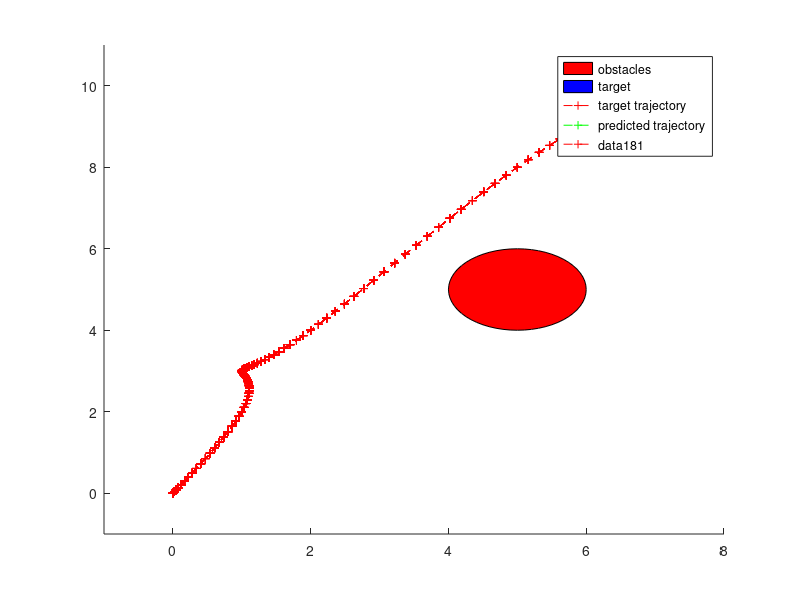

MATLAB code for this plot: (Note: this script raises an error after producing the figure.)
clc
clear all
close all

%%%%%%%%%%%%%%%%%%%% set parameters of the target simulation %%%%%%%%%%%%%%%%%%%%%%%%%%%%%

% set time and waypoint of the target trajectory

t = [0 2 4 6 8 10];
points = [0 0; 1 2; 1 3; 2 4; 5 8; 7 10];

%% set obstacles positions and radius

obspoints = [4 4;];
radius_obst = [2];

%% target circle shape

target_radius = 0.5;

%% predicted trajectory

horizon_predicted_trajectory = 10;

%%%%%%%%%%%%%%%%%%%%%%%%%%%%%%%%%%%%%%%%%%%%%%%%%%%%%%%%%%%%%%%%%%%%%%%%%%%%%%%%%%%%

x = points(:,1);
y = points(:,2);

tq = 0:0.1:10;
slope0 = 0;
slopeF = 0;

pos_x = spline(t,[slope0; x; slopeF],tq);
pos_y = spline(t,[slope0; y; slopeF],tq);

[m n] = size(obspoints);
figure;
for i = 1: length(m);
obs = rectangle('Position',[obspoints(i,1) obspoints(i,2) radius_obst(1) radius_obst(1)],'Curvature',[1,1],'FaceColor','r');
end

for k = 1: length(pos_x)
 
 
xCenter =pos_x(k);
yCenter = pos_y(k); 

d = target_radius*2;
px = xCenter-0.5;
py = yCenter-0.5;
h = rectangle('Position',[px py d d],'Curvature',[1,1],'FaceColor','b');
hold on
h1 = plot(pos_x(1:k),pos_y(1:k),'--+r');
h2 = plot(pos_x(k+1:k+horizon_predicted_trajectory), pos_y(k+1:k+horizon_predicted_trajectory),'--+g');
axis([points(1,1)-1 points(end,1)+1 points(1,2)-1 points(end,2)+1])
pause(0.1);
set(h,'Visible','off')
set(h2,'Visible', 'off')

legend('obstacles','target', 'target trajectory', 'predicted trajectory')
end

grid



